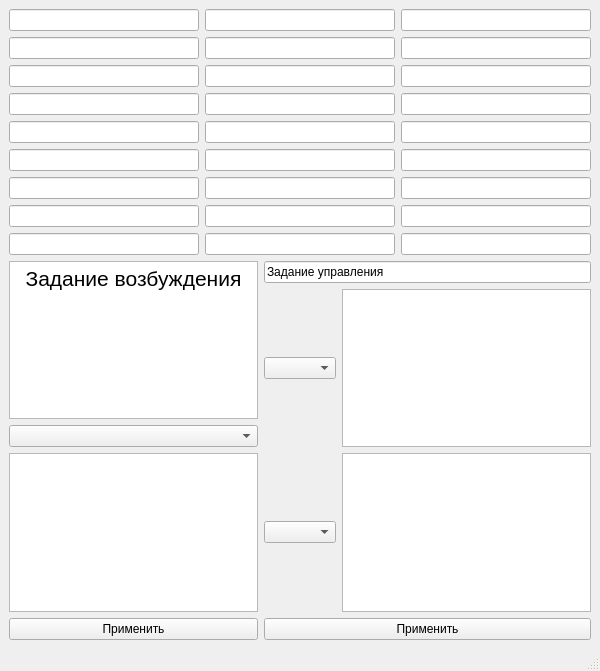
<?xml version="1.0" encoding="UTF-8"?>
<ui version="4.0">
 <class>Testing_window</class>
 <widget class="QMainWindow" name="Testing_window">
  <property name="geometry">
   <rect>
    <x>0</x>
    <y>0</y>
    <width>600</width>
    <height>671</height>
   </rect>
  </property>
  <property name="minimumSize">
   <size>
    <width>600</width>
    <height>600</height>
   </size>
  </property>
  <property name="maximumSize">
   <size>
    <width>1000</width>
    <height>800</height>
   </size>
  </property>
  <property name="windowTitle">
   <string>Testing_window</string>
  </property>
  <widget class="QWidget" name="centralwidget">
   <layout class="QVBoxLayout" name="verticalLayout_12">
    <item>
     <layout class="QVBoxLayout" name="verticalLayout_5">
      <item>
       <layout class="QHBoxLayout" name="horizontalLayout">
        <item>
         <layout class="QVBoxLayout" name="verticalLayout_2">
          <item>
           <widget class="QLineEdit" name="Legend_1"/>
          </item>
          <item>
           <widget class="QLineEdit" name="Legend_2"/>
          </item>
          <item>
           <widget class="QLineEdit" name="Legend_3"/>
          </item>
          <item>
           <widget class="QLineEdit" name="Legend_4"/>
          </item>
          <item>
           <widget class="QLineEdit" name="Legend_5"/>
          </item>
          <item>
           <widget class="QLineEdit" name="Legend_6"/>
          </item>
          <item>
           <widget class="QLineEdit" name="Legend_7"/>
          </item>
          <item>
           <widget class="QLineEdit" name="Legend_8"/>
          </item>
          <item>
           <widget class="QLineEdit" name="Legend_9"/>
          </item>
         </layout>
        </item>
        <item>
         <layout class="QVBoxLayout" name="verticalLayout">
          <item>
           <widget class="QLineEdit" name="value_1"/>
          </item>
          <item>
           <widget class="QLineEdit" name="value_2"/>
          </item>
          <item>
           <widget class="QLineEdit" name="value_3"/>
          </item>
          <item>
           <widget class="QLineEdit" name="value_4"/>
          </item>
          <item>
           <widget class="QLineEdit" name="value_5"/>
          </item>
          <item>
           <widget class="QLineEdit" name="value_6"/>
          </item>
          <item>
           <widget class="QLineEdit" name="value_7"/>
          </item>
          <item>
           <widget class="QLineEdit" name="value_8"/>
          </item>
          <item>
           <widget class="QLineEdit" name="value_9"/>
          </item>
         </layout>
        </item>
        <item>
         <layout class="QVBoxLayout" name="verticalLayout_3">
          <item>
           <widget class="QLineEdit" name="unit_1"/>
          </item>
          <item>
           <widget class="QLineEdit" name="unit_2"/>
          </item>
          <item>
           <widget class="QLineEdit" name="unit_3"/>
          </item>
          <item>
           <widget class="QLineEdit" name="unit_4"/>
          </item>
          <item>
           <widget class="QLineEdit" name="unit_5"/>
          </item>
          <item>
           <widget class="QLineEdit" name="unit_6"/>
          </item>
          <item>
           <widget class="QLineEdit" name="unit_7"/>
          </item>
          <item>
           <widget class="QLineEdit" name="unit_8"/>
          </item>
          <item>
           <widget class="QLineEdit" name="unit_9"/>
          </item>
         </layout>
        </item>
       </layout>
      </item>
      <item>
       <layout class="QHBoxLayout" name="horizontalLayout_4">
        <item>
         <layout class="QVBoxLayout" name="verticalLayout_4">
          <item>
           <widget class="QTextEdit" name="textEdit_31">
            <property name="sizePolicy">
             <sizepolicy hsizetype="Preferred" vsizetype="Preferred">
              <horstretch>0</horstretch>
              <verstretch>0</verstretch>
             </sizepolicy>
            </property>
            <property name="html">
             <string>&lt;!DOCTYPE HTML PUBLIC &quot;-//W3C//DTD HTML 4.0//EN&quot; &quot;http://www.w3.org/TR/REC-html40/strict.dtd&quot;&gt;
&lt;html&gt;&lt;head&gt;&lt;meta name=&quot;qrichtext&quot; content=&quot;1&quot; /&gt;&lt;style type=&quot;text/css&quot;&gt;
p, li { white-space: pre-wrap; }
&lt;/style&gt;&lt;/head&gt;&lt;body style=&quot; font-family:'MS Shell Dlg 2'; font-size:8pt; font-weight:400; font-style:normal;&quot;&gt;
&lt;p align=&quot;center&quot; style=&quot; margin-top:0px; margin-bottom:0px; margin-left:0px; margin-right:0px; -qt-block-indent:0; text-indent:0px;&quot;&gt;&lt;span style=&quot; font-size:16pt;&quot;&gt;Задание возбуждения&lt;/span&gt;&lt;/p&gt;&lt;/body&gt;&lt;/html&gt;</string>
            </property>
           </widget>
          </item>
          <item>
           <widget class="QComboBox" name="excitement_params"/>
          </item>
          <item>
           <widget class="QTextEdit" name="excitement_task">
            <property name="sizePolicy">
             <sizepolicy hsizetype="Preferred" vsizetype="Preferred">
              <horstretch>0</horstretch>
              <verstretch>0</verstretch>
             </sizepolicy>
            </property>
           </widget>
          </item>
          <item>
           <widget class="QPushButton" name="excitement_botton">
            <property name="text">
             <string>Применить</string>
            </property>
           </widget>
          </item>
         </layout>
        </item>
        <item>
         <layout class="QVBoxLayout" name="verticalLayout_7">
          <item>
           <widget class="QLineEdit" name="lineEdit_3">
            <property name="text">
             <string>Задание управления</string>
            </property>
           </widget>
          </item>
          <item>
           <layout class="QHBoxLayout" name="horizontalLayout_5">
            <item>
             <widget class="QComboBox" name="management_params_1"/>
            </item>
            <item>
             <widget class="QTextEdit" name="management_task_1">
              <property name="sizePolicy">
               <sizepolicy hsizetype="Preferred" vsizetype="Preferred">
                <horstretch>0</horstretch>
                <verstretch>0</verstretch>
               </sizepolicy>
              </property>
             </widget>
            </item>
           </layout>
          </item>
          <item>
           <layout class="QHBoxLayout" name="horizontalLayout_6">
            <item>
             <widget class="QComboBox" name="management_params_2"/>
            </item>
            <item>
             <widget class="QTextEdit" name="management_task_2">
              <property name="sizePolicy">
               <sizepolicy hsizetype="Preferred" vsizetype="Preferred">
                <horstretch>0</horstretch>
                <verstretch>0</verstretch>
               </sizepolicy>
              </property>
             </widget>
            </item>
           </layout>
          </item>
          <item>
           <widget class="QPushButton" name="management_button">
            <property name="text">
             <string>Применить</string>
            </property>
           </widget>
          </item>
         </layout>
        </item>
       </layout>
      </item>
     </layout>
    </item>
   </layout>
  </widget>
  <widget class="QMenuBar" name="menubar">
   <property name="geometry">
    <rect>
     <x>0</x>
     <y>0</y>
     <width>600</width>
     <height>18</height>
    </rect>
   </property>
  </widget>
  <widget class="QStatusBar" name="statusbar"/>
 </widget>
 <resources/>
 <connections/>
</ui>
